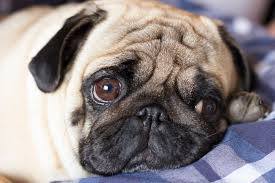
#> input picture src/images.jpeg, 275 x 183 px
$ python AS1.py   (older library calls are emulated)
#> lines starting #> are read from the running program, lines starting #| are printed output that depends on the picture
# -*- coding: utf-8 -*-
"""
Spyder Editor

This is a temporary script file.
"""
import numpy as np
import cv2
import math
import myFunction

#'S' smoothing using my convolution function
# [63 lines left out: functions sliderHandler1, sliderHandler2, sliderHandler3, sliderHandler4, helper, not called in this run]

winName = 'Image Processing'
channel = 0
img = cv2.imread('images.jpeg')
#> img is the input picture: shape (183, 275, 3); mean B, G, R 133.3, 132.8, 141.1
#img = cv2.resize(img,(800,600))
while img.shape[0] > 1200 or img.shape[1] > 750:
    img = cv2.resize(img,(int(img.shape[1]/2), int(img.shape[0]/2)))
cv2.imshow(winName, img)
img_p = img

while(True):
    key = cv2.waitKey(10) & 0xFF
#> (key x is pressed here)

    #read image file
    if key == ord('i'):
        img = cv2.imread('images.jpeg')
#        img = cv2.resize(img,(800,600))
        while img.shape[0] > 1200 or img.shape[1] > 750:
            img = cv2.resize(img,(int(img.shape[1]/2), int(img.shape[0]/2)))
        cv2.imshow(winName, img)
        img_p = img
    #save processed image
    elif key == ord('w'):
        cv2.imwrite('out.jpg',img_p)
    #convert to grayscale
    elif key == ord('g'):

        img_p = cv2.cvtColor(img, cv2.COLOR_BGR2GRAY)
        cv2.imshow(winName,img_p)
    #convert to grayscale using my convolution func
    elif key & 255 == ord('G'):
        print(key)
        img_p = np.ones((img.shape[0],img.shape[1],3),np.uint8)
        for i in range(0,img.shape[0]):
            for j in range(0,img.shape[1]):
                img_p[i,j] = img[i,j,0] * 0.299 + img[i,j,1] * 0.587 + img[i,j,2] * 0.114
        cv2.imshow(winName, img_p)
    #cycle through color channels
    elif key == ord('c'):
        if channel == 0:
            img_p = img.copy()
            img_p[:,:,1] = 0
            img_p[:,:,2] = 0
            channel = 1

        elif channel == 1:
            img_p = img.copy()
            img_p[:,:,0] = 0
            img_p[:,:,2] = 0
            channel = 2
        else:
            img_p = img.copy()
            img_p[:,:,0] = 0
            img_p[:,:,1] = 0
            channel = 0
        cv2.imshow(winName,img_p)
    #smoothing using my covolution func
    elif key == ord('S'):

        img_p = np.ones((img.shape[0],img.shape[1],3),np.uint8)
        src = cv2.cvtColor(img, cv2.COLOR_BGR2GRAY)
        cv2.createTrackbar('mySmoothing',winName,1,30,sliderHandler1)
    #smoothing
    elif key == ord('s'):

        img_p = np.ones((img.shape[0],img.shape[1],3),np.uint8)
        src = cv2.cvtColor(img, cv2.COLOR_BGR2GRAY)
        cv2.createTrackbar('smoothing',winName,1,30,sliderHandler2)
    #downsampling without smoothing
    elif key == ord('d'):
        img_p = cv2.resize(img, (int(img.shape[1]/2), int(img.shape[0]/2)))
        cv2.imshow(winName, img_p)
    #downsampling with smoothing
    elif key == ord('D'):
        img_p = cv2.pyrDown(img)
        cv2.imshow(winName, img_p)
    #x derivative filter
    elif key == ord('x'):
        img_p = cv2.cvtColor(img, cv2.COLOR_BGR2GRAY)
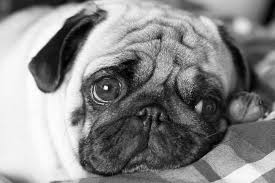
#> img_p: shape (183, 275); min 0, max 255, mean 135.3
        sobelx = cv2.Sobel(img_p,cv2.CV_64F,1,0,ksize=5)
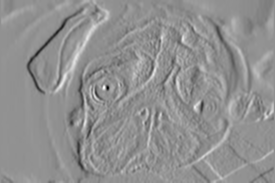
#> sobelx: shape (183, 275) float64; min -9750, max 7326, mean -44.9; drawn with min black and max white
#        sobelXnorm = sobelx/sobelx.max()*255
#        sobelx = np.uint8(sobelXnorm)
        img_p = cv2.normalize(sobelx, img_p, alpha = 0, beta = 1,norm_type=cv2.NORM_MINMAX, dtype=cv2.CV_64F)
#        img_p = sobelx
        cv2.imshow(winName, img_p)
    #y derivative filter
    elif key == ord('y'):
        img_p = cv2.cvtColor(img, cv2.COLOR_BGR2GRAY)
        sobely = cv2.Sobel(img_p,cv2.CV_64F,0,1,ksize=5)
#        sobelynorm = sobely/sobely.max()*255
#        sobely = np.uint8(sobelynorm)
#        img_p = sobely
        img_p = cv2.normalize(sobely, img_p, alpha = 0, beta = 1,norm_type=cv2.NORM_MINMAX, dtype=cv2.CV_64F)
        cv2.imshow(winName, img_p)
    #magnitude of gradient
    elif key == ord('m'):
        img_p = cv2.cvtColor(img, cv2.COLOR_BGR2GRAY)
        sobel = cv2.Sobel(img_p,cv2.CV_64F,1,1,ksize=5)
#        sobelnorm = sobel/sobel.max()*255
#        sobel = np.uint8(sobelnorm)
#        img_p = sobel
        img_p = cv2.normalize(sobel, img_p, alpha = 0, beta = 1,norm_type=cv2.NORM_MINMAX, dtype=cv2.CV_64F)
        cv2.imshow(winName, img_p)
    #plot gradient vector
    elif key == ord('p'):
        cv2.createTrackbar('Num of Pixels',winName,0,100,sliderHandler3)
    #rotate image
    elif key == ord('r'):
        cv2.createTrackbar('Angle',winName,0,360,sliderHandler4)
    #helper func
    elif key == ord('h'):
        helper()
    #exit
    elif key == 27:
        cv2.destroyWindow(winName)
        break
    else:
        pass
